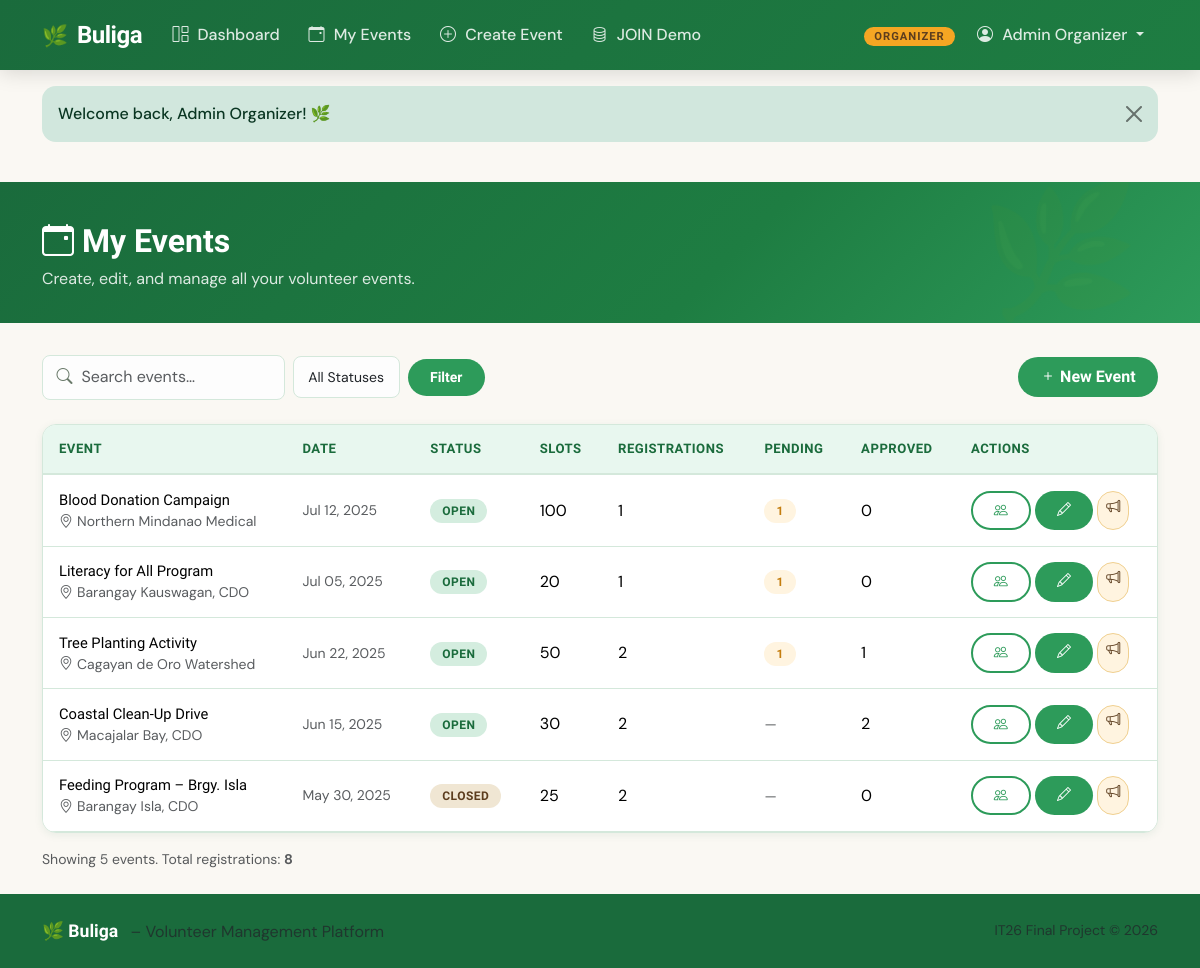
The app's page /organizer/events.php (signed in) with its own data.
### tables this page shows
CREATE TABLE events (
    id              INT AUTO_INCREMENT PRIMARY KEY,
    organizer_id    INT             NOT NULL,
    title           VARCHAR(220)    NOT NULL,
    description     TEXT            NOT NULL,
    location        VARCHAR(255)    NOT NULL,
    event_date      DATE            NOT NULL,
    start_time      TIME            NOT NULL,
    end_time        TIME            NOT NULL,
    slots           INT             NOT NULL DEFAULT 20,      
    image_url       VARCHAR(255)    DEFAULT NULL,
    status          ENUM('open','closed','cancelled') NOT NULL DEFAULT 'open',
    created_at      DATETIME        DEFAULT CURRENT_TIMESTAMP,
    updated_at      DATETIME        DEFAULT CURRENT_TIMESTAMP ON UPDATE CURRENT_TIMESTAMP,
    CONSTRAINT fk_events_organizer
        FOREIGN KEY (organizer_id) REFERENCES users(id) ON DELETE CASCADE
);

### organizer/events.php (the view, shortened to what this page needs)
<?php
$db     = getDB();
$uid    = currentUserId();
$search = trim($_GET['search'] ?? '');
$status = $_GET['status'] ?? 'all';
$params = [$uid];
$where  = ['e.organizer_id = ?'];
$stmt = $db->prepare("
    SELECT
        e.*,
        COUNT(r.id)                                              AS total_regs,
        SUM(CASE WHEN r.status='approved'  THEN 1 ELSE 0 END)   AS approved,
        SUM(CASE WHEN r.status='pending'   THEN 1 ELSE 0 END)   AS pending,
        SUM(CASE WHEN r.status='completed' THEN 1 ELSE 0 END)   AS completed
    FROM events e
    LEFT JOIN registrations r ON r.event_id = e.id              -- LEFT JOIN: 0-reg events included
    WHERE " . implode(' AND ', $where) . "
    GROUP BY e.id
    ORDER BY e.event_date DESC
");
$stmt->execute($params);
$events = $stmt->fetchAll();
require_once __DIR__ . '/../includes/header.php';
?>
<div class="page-hero">
    <div class="container">
        <h1><i class="bi bi-calendar-event me-2"></i>My Events</h1>
        <p>Create, edit, and manage all your volunteer events.</p>
    </div>
</div>
<div class="container">
    <div class="d-flex flex-wrap gap-2 align-items-center mb-4">
        <form method="GET" class="d-flex gap-2 align-items-center flex-wrap">
            <div class="search-bar">
                <i class="bi bi-search"></i>
                <input type="text" name="search" class="form-control"
                       value="<?= htmlspecialchars($search) ?>"
                       placeholder="Search events…" style="min-width:220px;" />
            </div>
            <select name="status" class="form-select form-select-sm" style="width:auto;">
                <option value="all"      <?= $status==='all'      ?'selected':'' ?>>All Statuses</option>
            </select>
            <button type="submit" class="btn btn-green btn-sm">Filter</button>
        </form>
        <div class="ms-auto">
            <a href="/organizer/create-event.php" class="btn btn-green">
                <i class="bi bi-plus me-1"></i>New Event
            </a>
        </div>
    </div>
    <?php if ($events): ?>
    <div class="buliga-table">
        <table class="table mb-0">
            <thead>
                <tr>
                    <th data-sortable>Event</th>
                    <th data-sortable>Date</th>
                    <th data-sortable>Status</th>
                    <th data-sortable>Slots</th>
                    <th data-sortable>Registrations</th>
                    <th data-sortable>Pending</th>
                    <th data-sortable>Approved</th>
                    <th>Actions</th>
                </tr>
            </thead>
            <tbody>
            <?php foreach ($events as $ev): ?>
                <tr>
                    <td>
                        <div class="fw-sora" style="font-size:.92rem">
                            <?= htmlspecialchars($ev['title']) ?>
                        </div>
                        <div class="small text-muted">
                            <i class="bi bi-geo-alt me-1"></i><?= htmlspecialchars($ev['location']) ?>
                        </div>
                    </td>
                    <td class="small text-muted"><?= date('M d, Y', strtotime($ev['event_date'])) ?></td>
                    <td>
                        <span class="status-badge status-<?= $ev['status'] ?>">
                            <?= ucfirst($ev['status']) ?>
                        </span>
                    </td>
                    <td><?= $ev['slots'] ?></td>
                    <td><?= $ev['total_regs'] ?></td>
                    <td>
                        <?php if ($ev['pending'] > 0): ?>
                            <span class="status-badge status-pending"><?= $ev['pending'] ?></span>
                        <?php else: ?>
                            <span class="text-muted small">—</span>
                        <?php endif; ?>
                    </td>
                    <td><?= $ev['approved'] ?></td>
                    <td>
                        <div class="d-flex gap-1 flex-wrap">
                            <a href="/organizer/manage-registrations.php?event_id=<?= $ev['id'] ?>"
                               class="btn btn-outline-buliga btn-sm">
                                <i class="bi bi-people"></i>
                            </a>
                            <a href="/organizer/edit-event.php?id=<?= $ev['id'] ?>"
                               class="btn btn-green btn-sm">
                                <i class="bi bi-pencil"></i>
                            </a>
                            <a href="/organizer/send-announcement.php?event_id=<?= $ev['id'] ?>"
                               class="btn btn-sm"
                               style="background:var(--amber-light);color:var(--soil);border:1px solid #f0d090;border-radius:var(--radius-pill);">
                                <i class="bi bi-megaphone"></i>
                            </a>
                        </div>
                    </td>
                </tr>
            <?php endforeach; ?>
            </tbody>
        </table>
    </div>
    <div class="mt-3 text-muted small">
        Showing <?= count($events) ?> event<?= count($events) !== 1 ? 's' : '' ?>.
        Total registrations: <strong><?= array_sum(array_column($events, 'total_regs')) ?></strong>
    </div>
    <?php endif; ?>
</div>
<?php require_once __DIR__ . '/../includes/footer.php'; ?>

### assets/css/buliga.css (style rules this page uses)
:root { --green-deep: #1a6b3c; --green-mid: #2d9b5a; --green-light: #5bbf85; --green-pale: #e8f7ef; --amber: #f5a623; --amber-dark: #c47d0e; --amber-light: #fff4e0; --soil: #5c3d1e; --cream: #faf8f3; --text-dark: #1c2c1c; --text-muted: #6b7b6b; --surface: #ffffff; --border: #d4e8db; --shadow-sm: 0 2px 8px rgba(26,107,60,.08); --shadow-md: 0 6px 24px rgba(26,107,60,.12); --shadow-lg: 0 16px 48px rgba(26,107,60,.16); --radius: 14px; --radius-sm: 8px; --radius-pill: 999px; }
*, *::before, *::after { box-sizing: border-box; }
body { font-family: 'DM Sans', sans-serif; background: var(--cream); color: var(--text-dark); min-height: 100vh; display: flex; flex-direction: column; }
h1, h2, h3, h4, h5, h6, .buliga-brand, .display-title { font-family: 'Sora', sans-serif; font-weight: 700; }
a { color: var(--green-mid); text-decoration: none; }
.btn-green { background: var(--green-mid); color: #fff; font-family: 'Sora', sans-serif; font-weight: 600; border: none; border-radius: var(--radius-pill); padding: 0.5rem 1.4rem; transition: background 0.2s, transform 0.15s; }
.btn-outline-buliga { background: transparent; border: 2px solid var(--green-mid); color: var(--green-mid); font-family: 'Sora', sans-serif; font-weight: 600; border-radius: var(--radius-pill); padding: 0.45rem 1.3rem; transition: all 0.2s; }
.page-hero { background: linear-gradient(135deg, var(--green-deep) 0%, #1e7d42 60%, #2d9b5a 100%); color: #fff; padding: 2.5rem 0 2rem; margin-bottom: 2rem; position: relative; overflow: hidden; }
.page-hero::after { content: '🌿'; position: absolute; right: 5%; top: 50%; transform: translateY(-50%); font-size: 8rem; opacity: 0.08; pointer-events: none; }
.page-hero h1 { font-size: 2rem; margin-bottom: 0.4rem; }
.page-hero p { opacity: 0.85; margin-bottom: 0; }
.form-control, .form-select { border: 1.5px solid var(--border); border-radius: var(--radius-sm); padding: 0.6rem 0.9rem; transition: border-color 0.2s, box-shadow 0.2s; background: #fdfdfd; }
.status-badge { display: inline-block; padding: 3px 12px; border-radius: var(--radius-pill); font-size: 0.75rem; font-weight: 700; font-family: 'Sora', sans-serif; letter-spacing: 0.5px; text-transform: uppercase; }
.status-open { background: #d4eddf; color: var(--green-deep); }
.status-closed { background: #f0e6d3; color: var(--soil); }
.status-pending { background: #fff4e0; color: var(--amber-dark); }
.buliga-table { background: var(--surface); border-radius: var(--radius); overflow: hidden; box-shadow: var(--shadow-sm); border: 1px solid var(--border); }
.buliga-table thead th { background: var(--green-pale); color: var(--green-deep); font-family: 'Sora', sans-serif; font-weight: 700; font-size: 0.82rem; text-transform: uppercase; letter-spacing: 0.5px; border-bottom: 2px solid var(--border); padding: 0.9rem 1rem; }
.buliga-table tbody tr { border-bottom: 1px solid var(--border); transition: background 0.15s; }
.buliga-table tbody td { padding: 0.85rem 1rem; vertical-align: middle; }
.search-bar { position: relative; }
.search-bar .bi-search { position: absolute; left: 0.9rem; top: 50%; transform: translateY(-50%); color: var(--text-muted); }
.search-bar input { padding-left: 2.4rem; }
.fw-sora { font-family: 'Sora', sans-serif; }

### records on screen
events: title "Blood Donation Campaign", location "Northern Mindanao Medical", event_date "Jul 12, 2025", status "OPEN", slots "100", total_regs "1", pending "1", approved "0"
events: title "Literacy for All Program", location "Barangay Kauswagan, CDO", event_date "Jul 05, 2025", status "OPEN", slots "20", total_regs "1", pending "1", approved "0"
events: title "Tree Planting Activity", location "Cagayan de Oro Watershed", event_date "Jun 22, 2025", status "OPEN", slots "50", total_regs "2", pending "1", approved "1"
events: title "Coastal Clean-Up Drive", location "Macajalar Bay, CDO", event_date "Jun 15, 2025", status "OPEN", slots "30", total_regs "2", approved "2"
events: title "Feeding Program – Brgy. Isla", location "Barangay Isla, CDO", event_date "May 30, 2025", status "CLOSED", slots "25", total_regs "2", approved "0"

### other values on screen
$role "ORGANIZER"
$_SESSION['full_name'] "Admin Organizer"
$flash['message'] "Welcome back, Admin Organizer! 🌿"
count($events) "5"
array_sum(array_column($events, 'total_regs')) "8"
